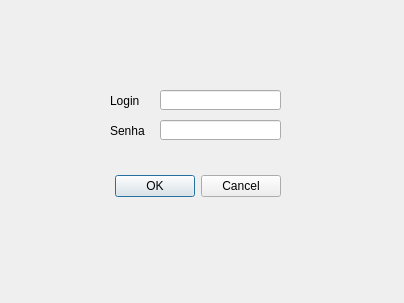
<?xml version="1.0" encoding="UTF-8"?>
<ui version="4.0">
 <class>ConnectDLG</class>
 <widget class="QDialog" name="ConnectDLG">
  <property name="geometry">
   <rect>
    <x>0</x>
    <y>0</y>
    <width>404</width>
    <height>303</height>
   </rect>
  </property>
  <property name="windowTitle">
   <string>Dialog</string>
  </property>
  <widget class="QDialogButtonBox" name="buttonBox">
   <property name="geometry">
    <rect>
     <x>-60</x>
     <y>170</y>
     <width>341</width>
     <height>32</height>
    </rect>
   </property>
   <property name="orientation">
    <enum>Qt::Horizontal</enum>
   </property>
   <property name="standardButtons">
    <set>QDialogButtonBox::Cancel|QDialogButtonBox::Ok</set>
   </property>
  </widget>
  <widget class="QLabel" name="loginLB">
   <property name="geometry">
    <rect>
     <x>110</x>
     <y>90</y>
     <width>66</width>
     <height>21</height>
    </rect>
   </property>
   <property name="text">
    <string>Login</string>
   </property>
  </widget>
  <widget class="QLabel" name="SenhaLB">
   <property name="geometry">
    <rect>
     <x>110</x>
     <y>120</y>
     <width>66</width>
     <height>21</height>
    </rect>
   </property>
   <property name="text">
    <string>Senha</string>
   </property>
  </widget>
  <widget class="QLineEdit" name="loginLE">
   <property name="geometry">
    <rect>
     <x>160</x>
     <y>90</y>
     <width>121</width>
     <height>20</height>
    </rect>
   </property>
  </widget>
  <widget class="QLineEdit" name="passLE">
   <property name="geometry">
    <rect>
     <x>160</x>
     <y>120</y>
     <width>121</width>
     <height>20</height>
    </rect>
   </property>
   <property name="echoMode">
    <enum>QLineEdit::Password</enum>
   </property>
  </widget>
 </widget>
 <resources/>
 <connections>
  <connection>
   <sender>buttonBox</sender>
   <signal>accepted()</signal>
   <receiver>ConnectDLG</receiver>
   <slot>accept()</slot>
   <hints>
    <hint type="sourcelabel">
     <x>248</x>
     <y>254</y>
    </hint>
    <hint type="destinationlabel">
     <x>157</x>
     <y>274</y>
    </hint>
   </hints>
  </connection>
  <connection>
   <sender>buttonBox</sender>
   <signal>rejected()</signal>
   <receiver>ConnectDLG</receiver>
   <slot>reject()</slot>
   <hints>
    <hint type="sourcelabel">
     <x>316</x>
     <y>260</y>
    </hint>
    <hint type="destinationlabel">
     <x>286</x>
     <y>274</y>
    </hint>
   </hints>
  </connection>
 </connections>
</ui>
